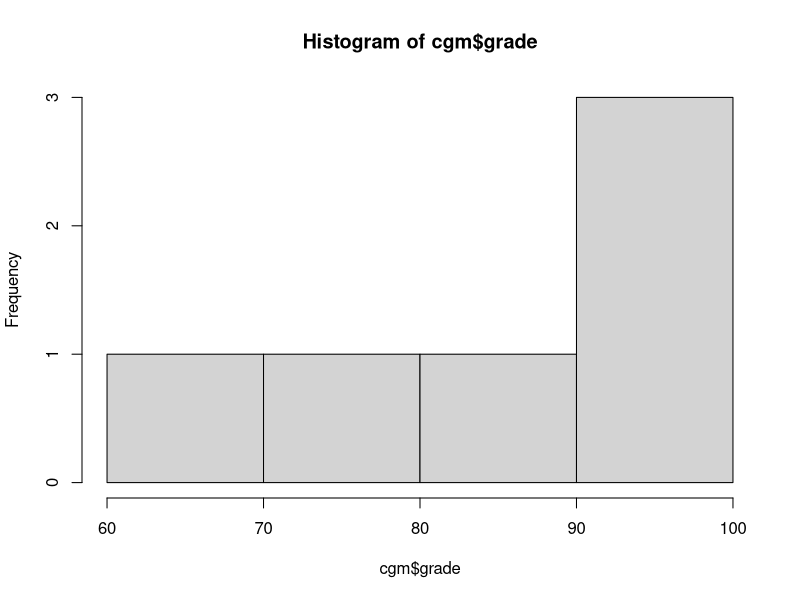
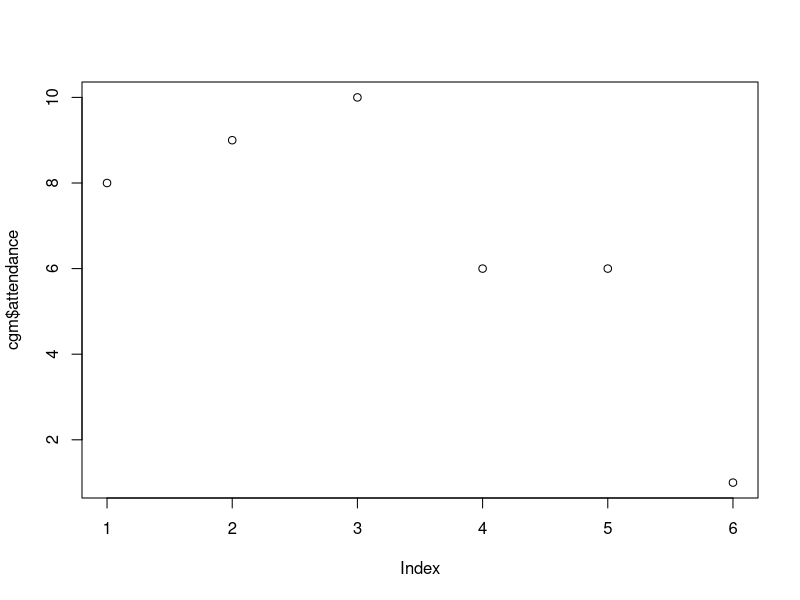

Write the R code that produced these figures, in order.
####Learn about R opperators
#Make a simple data vector
x <- c(1:10)
x > 7 #greater than
x == 7 #equal to
x <= 4 #less than or equal to
x != 4 #not equal to

#A list of T and F is find, but if you want values, use a set of brackets
x[(x==7)]
x[(x<=4)]

#do a few more with brackets to reinforce the idea


####Now let's cover data frames
#An R data frame follows these 4 rules:
#1.The column names should be non-empty.
#2.The row names should be unique but rows can be empty (blanks in a .csv file are fine)
#3.The data stored in a data frame can be of numeric, factor or character type.
#4.Each column should contain the same number of rows.

####Learn about data frames and 'rbind' and 'cbind'
#Make two vectors and combine them with cbind in a data.frame
#Here's an example using sports trophies--thanks to J. Lander for this example
sport <- c("Hockey", "Baseball", "Football")
league <- c("NHL", "MLB", "NFL")
trophy <- c("Stanley Cup", "Commissioner's Trophy", "Vince Lombardi Trophy")
trophies1 <- cbind(sport, league, trophy)

#Make another data.frame using data.frame()
trophies2 <- data.frame(sport=c("Basketball", "Golf"),
                        league=c("NBA", "PGA"),
                        trophy=c("Larry O'Brien Championship Trophy",
                                 "Wanamaker Trophy"),
                        stringsAsFactors=FALSE)

#Combine them into one data.frame with rbind
Sports.trophies <- rbind(trophies1, trophies2)
print(Sports.trophies)

#You create a data frame with 'data.frame()' as shown in the example above
#Another example
class.grades <- data.frame(
  student.id = c(1:5),
  student.name = c("Mickey", "Donald", "Mini", "Pluto", "Goofy"),
  grade = c(88.2, 92.8, 99.1, 75.2, 65.1),
  attendance = c(8, 9, 10, 6, 6),
  stringsAsFactors = FALSE)

#Now you can extract specific columns and see a summary table
result <- data.frame(class.grades$student.name, class.grades$grade)
print(result)

##############Make a table for attendance###################
student_attendance <- data.frame(class.grades$student.id, class.grades$student.name, class.grades$attendance)
print(student_attendance)



#Let's imagine that you forgot to include information about the students' majors
#Add a column to the data frame for this new variable
class.grades$major <- c("Mammology", "Ornithology", "Genetics", "Astronomy", "Undeclared")
print(class.grades)

###############Add a column for 'species" identifiation of each character############

class.grades$species <- c("")


#How do we add rows?
#Assume we have a new student and make a data frame just for him/them
##################How and why does the object defined below###############
##################compare to the class.grades object from above?#############
class.grades2 <- data.frame(
  student.id = 6,
  student.name = "Scrooge McDuck",
  grade = 100,
  attendance = 1,
  major = "Finance",
  species = "Irish duck",
  stringsAsFactors = FALSE)

#Bind the two data frames together
class.grades.master <- rbind(class.grades, class.grades2)
print(class.grades.master)

#Remember that object names are transferable 
#That means you can rename or give 2, 3, etc. names to an object
#This can be great if you want to shorten your names before a long section of code
#Both objects remain in the R memory
cgm <- class.grades.master
summary(cgm$grade)
summary(class.grades.master$grade) #gives us the same result because objects are equal

#################make a histogram showing the grades#####################

hist(cgm$grade)

#################make a scatterplot showing 'grades ~ attendance'#############

plot(cgm$attendance)

#Now consider a situation where you need to do a repeated or mass action
#The 'apply' family of functions is very useful in this situation
#An example with our class of characters is that we want to know the class-level mean scores on each exam and attendance
class.data <- data.frame(
  student.name = c("Mickey", "Donald", "Mini", "Pluto", "Goofy"),
  grade.1 = c(88.2, 92.8, 99.1, 75.2, 65.1),
  grade.2 = c(91.0, 88.1, 87.2, 82.1, 75.2),
  grade.3 = c(78.2, 92.8, 89.1, 85.2, 85.1),
  attendance = c(8, 9, 10, 7, 8),
  stringsAsFactors = FALSE)
str(class.data)
class.data
summary.1 <- apply(class.data[,-1], 2, mean) #The bracketed part defines the data matrix we want to work with
summary.1 #Let's see our class means for tests 1 to 3 and attendance--looks like you're an easy grader

###############There are many ways to define the data matrix################
###############Redo the 'apply' command from above using a different approaches for defining the d.f. in the brackets#########
summary.1 <- apply(class.data[, c(-1, -2)], 2, mean)

#Now let's get student averages instead of class test averages
#We need to remove the attendance values this time too
Final.avg <- apply(class.data[,2:4], 1, mean) #What differs here compared to line 91 and why?
Final.avg

#'apply' works for many funcitons--you can get a sum, median, mix, max,...
#'apply' is a command for applying a function to all selected rows or columns, or both at the same time
#You will find many uses for this command

#################How would you add these average back to your data frame?#############
#################The first example in the script has the answer################
#################YOU NEED TO DO THIS STEP BEFORE THE CODE THAT FOLLOWS WILL WORK#################
#################KEEP THE NAME AS 'Final.grades' OR YOU WILL HAVE TO CHANGE THE SUBSEQUENT CODE#############

Final.grades <- cbind(Final.avg, class.data)

#In addition to 'apply' there are 'lapply' and 'sapply'
#The 'l' in lapply() stands for list. 
#The difference between lapply() and apply() is the output return. 
#The output of lapply() is a list. 
#lapply() can be used for other objects like data frames and lists.
students <- lapply(Final.grades[,1], tolower) #This example uses lapply to change all student names to lowercase
students

#You can 'unlist' to turn the list into a vector for further use
students.lower <- unlist(lapply(Final.grades[,1], tolower))
students.lower
Final.grades <- cbind(Final.grades, students.lower)
Final.grades

#Another example, you messed up and missed adding 2 points to each exam during the semester
#You can call mathematical functions on rows
Final.grades.2 <- unlist(lapply(Final.grades[3:5], function(x) x+2))
Final.grades.2

#You won't often use the 'lapply' function because there is a wrapper version called 'sapply'
#sapply returns a vector or matrix instead of a list and that's usually what we want
#So lapply and sapply due roughly the same thing, but return different object classes
Final.grades.3 <- sapply(Final.grades[3:5], function(x) x+2)
Final.grades.3

#There's another member of the 'apply family' known as 'tapply'
#tapply is very useful and lets you break a vector into pieces and then apply a function to each piece
#Here we're going to go back to the 'mtcars' dataset from day 1 because it will better illustrate the function
str(mtcars$cyl)

#Here we set the cyl value to be a factor instead of a continous variable
levels(as.factor(mtcars$cyl))

#Get the mean mpg for each type of motor (4, 6, and 8 cylinder)
tapply(mtcars$mpg, mtcars$cyl, mean)

#Let's make car weights (wt) into three levels using the 'cut()' function
#This function as used below will make a specified number of even ranged--not sized--groups across our variable
#You can specify where the breaks occur in a continuous variable using: c(0,#,#...) where '#' are the upper limits of the intervals
#Or you can use the 'seq()' function where you specify a sequence with a star value #1, an end value #2, and an interval for breaks #3
# seq(#1, #2, #3)
wt.grps <- cut(mtcars$wt, 3, labels = c("small", "Mid", "Large"))
wt.grps

#Use tapply to get the mean weight of each of the groups you made
tapply(mtcars$mpg, wt.grps, mean)




